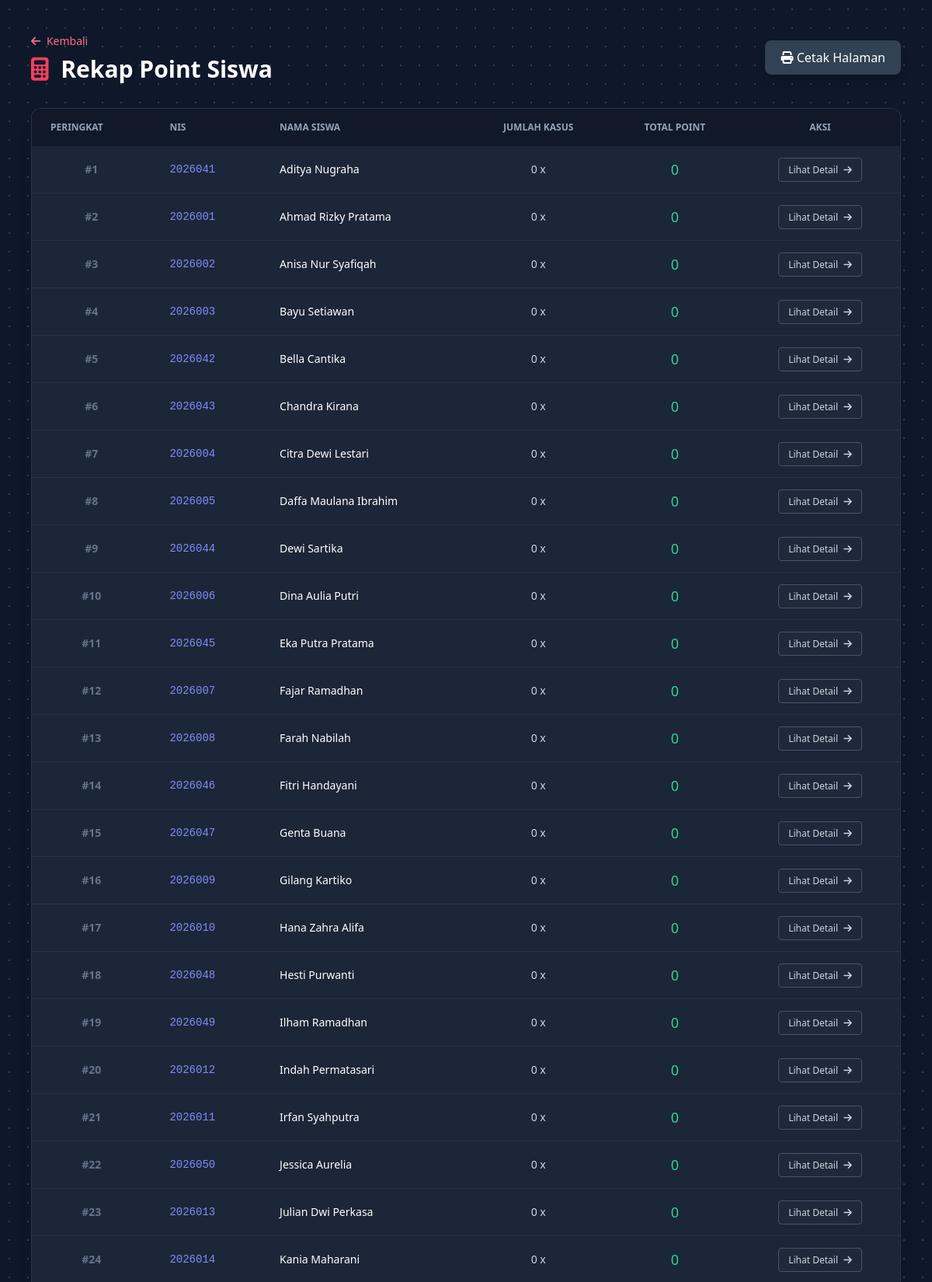
/rekap_point.php (signed in, upper part), run on the app's committed database.
### tables this page shows
CREATE TABLE `t_siswa` (
  `id` int(11) NOT NULL,
  `nis` varchar(20) DEFAULT NULL,
  `nisn` varchar(20) DEFAULT NULL,
  `nama` varchar(150) DEFAULT NULL,
  `jenis_kelamin` varchar(4) NOT NULL,
  `tanggal_lahir` date NOT NULL,
  `alamat` text NOT NULL,
  `status_aktif` tinyint(1) NOT NULL,
  `created_at` timestamp NOT NULL DEFAULT current_timestamp(),
  `updated_at` timestamp NOT NULL DEFAULT current_timestamp()
);

### rekap_point.php (the view, shortened to what this page needs)
<?php
include 'config/koneksi.php';
$query = "SELECT s.id, s.nis, s.nama,
          COALESCE(SUM(ps.poin), 0) as total_poin,
          COUNT(ps.id) as jumlah_kasus
          FROM t_siswa s
          LEFT JOIN t_pelanggaran_siswa ps ON s.id = ps.siswa_id
          WHERE s.status_aktif = 1
          GROUP BY s.id
          ORDER BY total_poin DESC, s.nama ASC";
$result = mysqli_query($koneksi, $query);
?>
<!DOCTYPE html>
<html lang="id">
<head>
    <script src="https://cdn.tailwindcss.com"></script>
    <link href="https://cdnjs.cloudflare.com/ajax/libs/font-awesome/6.4.0/css/all.min.css" rel="stylesheet">
</head>
<body class="bg-radial-dots text-slate-200 min-h-screen p-6 md:p-10">
    <div class="max-w-6xl mx-auto">
        <div class="flex justify-between items-center mb-8">
            <div>
                <a href="dashboard_admin.php" class="text-rose-400 hover:text-rose-300 text-sm mb-2 inline-block"><i class="fa-solid fa-arrow-left mr-1"></i> Kembali</a>
                <h1 class="text-3xl font-bold text-white"><i class="fa-solid fa-calculator text-rose-500 mr-2"></i> Rekap Point Siswa</h1>
            </div>
            <button onclick="window.print()" class="bg-slate-700 hover:bg-slate-600 text-white px-5 py-2.5 rounded-lg font-medium shadow-lg"><i class="fa-solid fa-print"></i> Cetak Halaman</button>
        </div>
        <div class="glass-card rounded-xl overflow-hidden shadow-xl border border-slate-700/50">
            <div class="overflow-x-auto">
                <table class="w-full text-left text-sm text-slate-300">
                    <thead class="bg-slate-900/90 text-slate-400 uppercase text-xs">
                        <tr>
                            <th class="px-6 py-4">Peringkat</th>
                            <th class="px-6 py-4">NIS</th>
                            <th class="px-6 py-4">Nama Siswa</th>
                            <th class="px-6 py-4 text-center">Jumlah Kasus</th>
                            <th class="px-6 py-4 text-center">Total Point</th>
                            <th class="px-6 py-4 text-center">Aksi</th>
                        </tr>
                    </thead>
                    <tbody class="divide-y divide-slate-700/50">
                        <?php
                        $rank = 1;
                        while ($data = mysqli_fetch_assoc($result)):
                            $point_color = 'text-emerald-400';
                        ?>
                            <tr class="hover:bg-slate-800/60">
                                <td class="px-6 py-4 text-center font-bold text-slate-500">#<?php echo $rank++; ?></td>
                                <td class="px-6 py-4 font-mono text-indigo-400"><?php echo htmlspecialchars($data['nis']); ?></td>
                                <td class="px-6 py-4 font-medium text-white"><?php echo htmlspecialchars($data['nama']); ?></td>
                                <td class="px-6 py-4 text-center"><?php echo $data['jumlah_kasus']; ?> x</td>
                                <td class="px-6 py-4 text-center text-lg <?php echo $point_color; ?>">
                                    <?php echo $data['total_poin']; ?>
                                </td>
                                <td class="px-6 py-4 text-center">
                                    <a href="riwayat.php?siswa_id=<?php echo $data['id']; ?>" class="px-3 py-1.5 bg-slate-800 border border-slate-600 text-slate-300 rounded hover:bg-slate-700 transition text-xs">
                                        Lihat Detail <i class="fa-solid fa-arrow-right ml-1"></i>
                                    </a>
                                </td>
                            </tr>
                        <?php endwhile; ?>
                    </tbody>
                </table>
            </div>
        </div>
    </div>
</body>
</html>

### rekap_point.php (style rules this page uses)
.bg-radial-dots { background-color: #0f172a; background-image: radial-gradient(#334155 1px, transparent 1px); background-size: 24px 24px; }
.glass-card { background: rgba(30, 41, 59, 0.9); backdrop-filter: blur(10px); border: 1px solid rgba(255, 255, 255, 0.1); }

### data on the page
t_siswa: nis "2026041", nama "Aditya Nugraha", jumlah_kasus "0", total_poin "0"
t_siswa: nis "2026001", nama "Ahmad Rizky Pratama", jumlah_kasus "0", total_poin "0"
t_siswa: nis "2026002", nama "Anisa Nur Syafiqah", jumlah_kasus "0", total_poin "0"
t_siswa: nis "2026003", nama "Bayu Setiawan", jumlah_kasus "0", total_poin "0"
t_siswa: nis "2026042", nama "Bella Cantika", jumlah_kasus "0", total_poin "0"
t_siswa: nis "2026043", nama "Chandra Kirana", jumlah_kasus "0", total_poin "0"
t_siswa: nis "2026004", nama "Citra Dewi Lestari", jumlah_kasus "0", total_poin "0"
t_siswa: nis "2026005", nama "Daffa Maulana Ibrahim", jumlah_kasus "0", total_poin "0"
t_siswa: nis "2026044", nama "Dewi Sartika", jumlah_kasus "0", total_poin "0"
t_siswa: nis "2026006", nama "Dina Aulia Putri", jumlah_kasus "0", total_poin "0"
t_siswa: nis "2026045", nama "Eka Putra Pratama", jumlah_kasus "0", total_poin "0"
t_siswa: nis "2026007", nama "Fajar Ramadhan", jumlah_kasus "0", total_poin "0"
t_siswa: nis "2026008", nama "Farah Nabilah", jumlah_kasus "0", total_poin "0"
t_siswa: nis "2026046", nama "Fitri Handayani", jumlah_kasus "0", total_poin "0"
t_siswa: nis "2026047", nama "Genta Buana", jumlah_kasus "0", total_poin "0"
t_siswa: nis "2026009", nama "Gilang Kartiko", jumlah_kasus "0", total_poin "0"
t_siswa: nis "2026010", nama "Hana Zahra Alifa", jumlah_kasus "0", total_poin "0"
t_siswa: nis "2026048", nama "Hesti Purwanti", jumlah_kasus "0", total_poin "0"
t_siswa: nis "2026049", nama "Ilham Ramadhan", jumlah_kasus "0", total_poin "0"
t_siswa: nis "2026012", nama "Indah Permatasari", jumlah_kasus "0", total_poin "0"
t_siswa: nis "2026011", nama "Irfan Syahputra", jumlah_kasus "0", total_poin "0"
t_siswa: nis "2026050", nama "Jessica Aurelia", jumlah_kasus "0", total_poin "0"
t_siswa: nis "2026013", nama "Julian Dwi Perkasa", jumlah_kasus "0", total_poin "0"
t_siswa: nis "2026014", nama "Kania Maharani", jumlah_kasus "0", total_poin "0"
